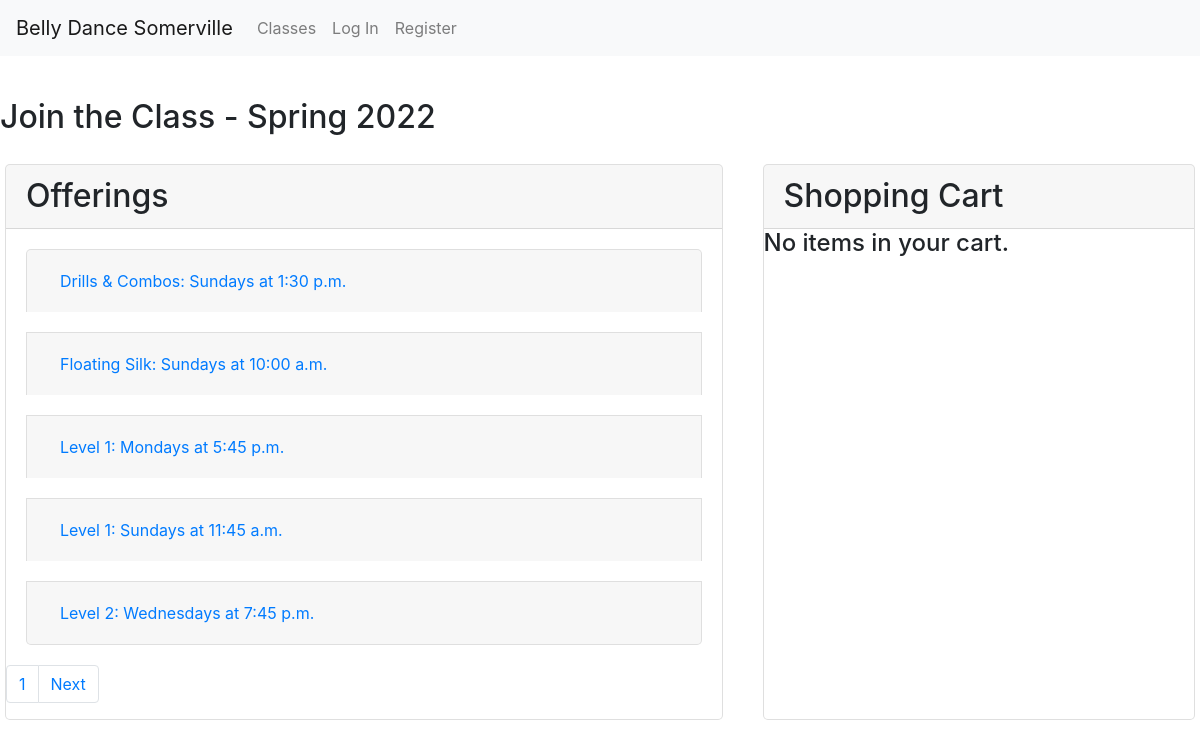
The page / on the database its author committed.
### enrollment/models.py (models this page shows, shortened)
class Semester(models.Model):
    name = models.CharField(max_length=128, null=False, blank=False)
    start_date = models.DateField(null=False, blank=False)
    end_date = models.DateField(null=False, blank=False)
    registration_open = models.DateTimeField(null=False, blank=False)
    registration_close = models.DateTimeField(null=False, blank=False)
    recital_date = models.DateTimeField(null=True, blank=True)
    hide = models.BooleanField(default=True, null=True, blank=False)
    @property
    def registration_status(self):
        now = timezone.now()
        if self.registration_close < now:
            return 'closed'
        elif self.registration_open > now:
            return 'future'
        else:
            return 'open'

class Offering(models.Model):
    course = models.ForeignKey(
        Course, on_delete=PROTECT, null=False, blank=False, related_name='offerings')
    semester = models.ForeignKey(
        Semester, on_delete=PROTECT, null=False, blank=False, related_name='offerings')
    location = models.ForeignKey(
        Location, on_delete=PROTECT, null=False, blank=False, related_name='offerings')
    price = models.DecimalField(
        max_digits=7, decimal_places=2, null=False, blank=False)
    weekday = models.IntegerField(
        choices=settings.WEEKDAYS, null=False, blank=False)
    start_time = models.TimeField(null=False, blank=False)
    end_time = models.TimeField(null=False, blank=False)
    timezone = models.CharField(max_length=32, choices=TIMEZONES,
                                default=settings.DEFAULT_TIMEZONE)
    start_date = models.DateField(null=False, blank=False)
    end_date = models.DateField(null=False, blank=False)
    backup_date = models.DateField(null=False, blank=False)
    capacity = models.IntegerField(null=False, blank=False)
    schedule_notes = models.CharField(max_length=2048, null=True, blank=True)
    notes = models.CharField(max_length=2048, null=True, blank=True)
    @property
    def weekday_name(self):
        return settings.WEEKDAYS[self.weekday][1]
    @property
    def spots_left(self):
        try:
            sold = self.line_items.exclude(order__completed=None).aggregate(Count('id'))['id__count']
        except Exception:
            sold = 0
        return self.capacity - sold

class Course(models.Model):
    title = models.CharField(max_length=64, null=False, blank=False)
    subtitle = models.CharField(max_length=256, null=False, blank=False)
    description = models.TextField(max_length=4096, null=False, blank=False, help_text=settings.MARKDOWN_HELP_TEXT)
    requirements = models.CharField(max_length=256, null=False, blank=False)
    qualifications = models.CharField(max_length=1024, null=False, blank=False)
    @property
    def description_html(self):
        return Markdown().convert(self.description)
    def __str__(self):
        return self.title

### enrollment/views.py (the view)
# urls.py: path('', views.index, name='index'),
def index(request, page=None, message=None):
    offerings = Offering.objects.filter(semester=latest_semester()).order_by(
        'course__title', 'weekday', 'start_time'
    )
    page = paginate_offerings(request, offerings)
    if request.user.is_authenticated:
        cart = get_cart(request, request.user, False)
        if cart:
            cart.items = cart.line_items.all()
    else:
        cart = None
    semester = latest_semester().name
    return render(request, 'enrollment/index.html', {
        'page': page,
        'cart': cart,
        'message': message,
        'semester': semester
    })

### enrollment/context_processors.py (called while the page is built)
def global_settings(request):
    return {
    'DEFAULT_TIMEZONE': settings.DEFAULT_TIMEZONE,
    'SCHOOL_NAME': settings.SCHOOL_NAME,
    'SCHOOL_POLICIES': settings.SCHOOL_POLICIES,
    'NO_OFFERINGS': settings.NO_OFFERINGS,
    }

### enrollment/models.py (called while the page is built)
    def __str__(self):
        return self.name

### enrollment/views.py (called while the page is built)
def latest_semester():
    try:
        semester = Semester.objects.filter(hide=False).latest('start_date')
    except Semester.DoesNotExist:
        return None
    return semester

def paginate_offerings(request, offerings):
    if offerings is None:
        page = None
    else:
        page_num = request.GET.get('page', 1)
        paginator = Paginator(offerings, settings.PAGE_SIZE)
        page = paginator.page(page_num)
    return page

### enrollment/templates/enrollment/index.html (shortened to what this page needs)
{% extends "enrollment/layout.html" %}
{% load static %}
{% load tz %}
{% block body %}
<div id="main-alert-fading" class="alert alert-fade" role="alert">
</div>
<h2>Join the Class
    {% if semester %}
        - {{semester}}
    {% endif %}
</h2>
<div class="row">
    <div id="cart-container" class="col-md order-md-5 card">
        <h2 class="card-header section-header">Shopping Cart</h2>
        <div>
            {% if cart %}
                <ul id="cart-items">
                {% for item in cart.items %}
                    <li data-offering={{item.offering.id}}>{{item.offering.course.title}} {{item.offering.weekday_name}} ${{item.price}} <button class="remove-button" data-item={{item.id}}>Remove</button></li>
                {% endfor %}
                </ul>
                {% if cart.items %}
                    <p><span class="label">Subtotal:</span>  ${{cart.subtotal|default_if_none:"0.00"}}</p>
                    <p><span class="label">Discounts: </span> ${{cart.discount|default_if_none:"0.00"}}</p>
                    <p><span class="label">Total:</span>  ${{cart.total|default_if_none:"0.00"}}</p>
                {% else %}
                    <h4>No items in your cart.</h4>
                {% endif %}
            {% else %}
                <h4>No items in your cart.</h4>
            {% endif %}
        </div>
    </div>
    <div id="offerings-container" class="col-md-7 card">
        <h2 class="card-header section-header">Offerings</h2>
        {% if page %}
        <div class="accordion" id="accordionExample">
            {% for offering in page %}
            <div class="card" data-offering="{{offering.id}}">
                <div class="card-header" id="heading{{offering.id}}">
                    <h5 class="mb-0">
                        <button class="btn btn-link" type="button" data-toggle="collapse" data-target="#collapse{{offering.id}}"
                            aria-expanded="true" aria-controls="collapse{{offering.id}}">
                            {{offering.course}}: {{offering.weekday_name}}s at {{offering.start_time|date:"g:i a"}}
                        </button>
                    </h5>
                </div>
            </div>
            {% endfor %}
        </div>
        <div>
            <nav role="navigation">
                <ul class="pagination">
                    <li class="page-item"><a class="page-link" href="?page={{page.number}}">{{page.number}}</a></li>
                    {% if page.has_next %}
                    <li class="page-item"><a class="page-link" href="?page={{page.next_page_number}}">Next</a></li>
                    {% endif %}
                </ul>
            </nav>
        </div>
        {% else %}
        <div>{{NO_OFFERINGS}}</div>
        {% endif %}
    </div>
</div>
{% endblock %}

### enrollment/static/enrollment/styles.css (style rules this page uses)
.card { margin: 20px; border-radius: 5px; }
#cart-container, #offerings-container { padding-left: 0; padding-right: 0; }

### rows shown on the page
Semester: name "Spring 2022"
Offering: course "Drills & Combos", weekday_name "Sunday", start_time "1:30 p.m."
Offering: course "Floating Silk", weekday_name "Sunday", start_time "10:00 a.m."
Offering: course "Level 1", weekday_name "Monday", start_time "5:45 p.m."
Offering: course "Level 1", weekday_name "Sunday", start_time "11:45 a.m."
Offering: course "Level 2", weekday_name "Wednesday", start_time "7:45 p.m."

### other values the page prints
{{ SCHOOL_NAME }} "Belly Dance Somerville"
{{ page.number }} "1"
